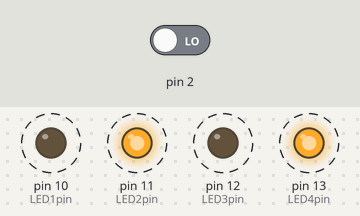
Recording of a sketch running on a simulated Arduino Uno, built with avr-gcc and run on an emulated ATmega328P. Shown: output pins drawn as LEDs (lit = HIGH). Dashed ring = blinking. The test bench sets the inputs (shaded band); at power-on: pin 2 LOW.

Above: at 2.8 s.
2.9 s: pin 2 driven HIGH
At 3.4 s:
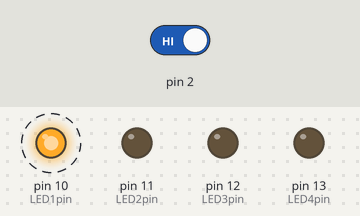
At 3.9 s:
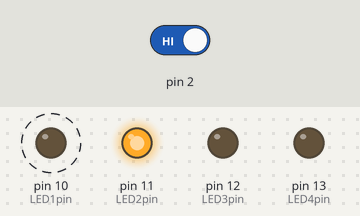
6.5 s: pin 2 driven LOW
At 7.4 s:
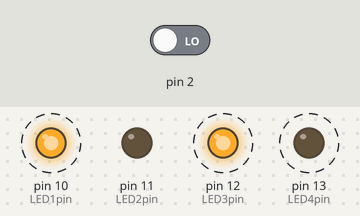
Timing chart, 0 to 16.5 s (numbered marks = the images above; inputs shaded):
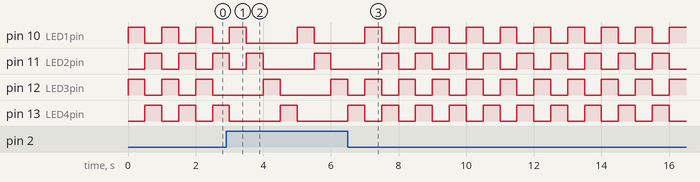

Measured:
- after the input at 2.9 s, pin 10 (LED1pin): LOW → HIGH after 2.1 s, → LOW 0.50 s later
- after the input at 6.5 s, pin 10 (LED1pin): alternates HIGH for 0.50 s and LOW for 0.50 s, starting after 1.5 s; pin 11 (LED2pin): alternates HIGH for 0.50 s and LOW for 0.50 s, starting after 2.0 s
- by itself, pin 10 (LED1pin): alternates HIGH for 0.50 s and LOW for 0.50 s

The sketch:

led.ino
```cpp
/* * led connected on 13 pin
 * on/off duty cycle 500ms
 */
const int LED1pin=10, LED2pin=11,LED3pin=12, LED4pin=13 ;
void setup() {
  for(int i=10;i<14 ; i++) {
    pinMode(i, OUTPUT);
  }
  pinMode(2,INPUT);
}
void loop() {
  if(digitalRead(2)==HIGH) pattern1();
  else  pattern2();
}
void pattern1(){
  for(int i=10;i<14 ; i++) {
    for(int j=10 ; j<14 ; j++){
      if (i==j)digitalWrite(j, HIGH);
      else  digitalWrite(j, LOW);
    }
    delay(500);
  }
}
void pattern2(){
  for(int i=10;i<14 ; i++) {
      if ((i%2)==0)digitalWrite(i, HIGH);
      else  digitalWrite(i, LOW);
    }
      delay(500);
    for(int i=10;i<14 ; i++) {
      if ((i%2)==0)digitalWrite(i, LOW);
      else  digitalWrite(i, HIGH);
    }
      delay(500);

}
/// version 2 for blinking odd even leds
//for(int i=10;i<14 ; i++) {
//    if ((i%2)==0)digitalWrite(i, HIGH);
//    else  digitalWrite(i, LOW);
//  }
//    delay(500);
//  for(int i=10;i<14 ; i++) {
//    if ((i%2)==0)digitalWrite(i, LOW);
//    else  digitalWrite(i, HIGH);
//  }
//    delay(500);
///////version 2 ends
//
//const int LED1pin=10, LED2pin=11,LED3pin=12, LED4pin=13 ;
//void setup() {
//    pinMode(LED1pin, OUTPUT);
//    pinMode(LED2pin, OUTPUT);
//    pinMode(LED3pin, OUTPUT);
//    pinMode(LED4pin, OUTPUT);
//}
//void loop() {
//    digitalWrite(LED1pin , HIGH) ;
//    digitalWrite(LED2pin , LOW) ;
//    digitalWrite(LED3pin , HIGH) ;
//    digitalWrite(LED4pin , LOW) ;
//    delay(500);
//    digitalWrite(LED1pin , LOW) ;
//    digitalWrite(LED2pin , HIGH) ;
//    digitalWrite(LED3pin , LOW) ;
//    digitalWrite(LED4pin , HIGH) ;
//    delay(500);
//}
```
